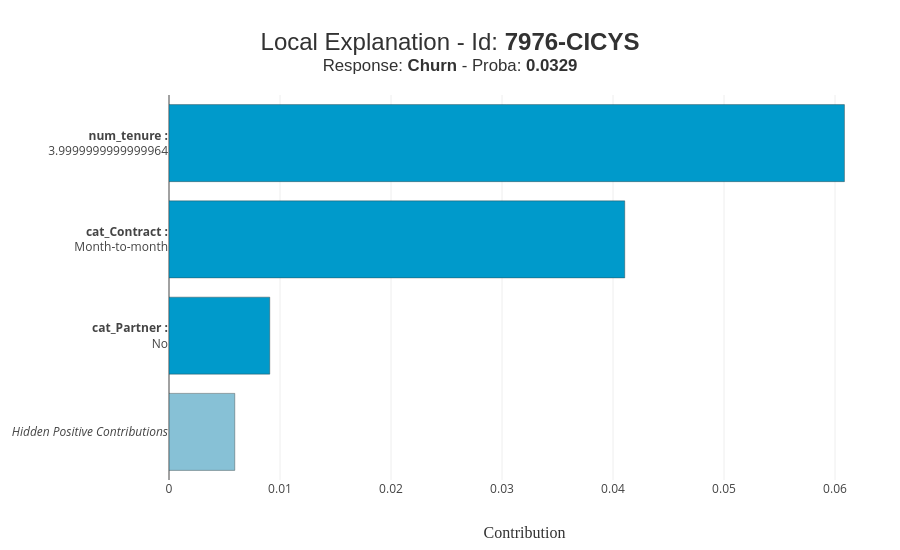

This figure's notebook cell:
### Code cell
xpl.plot.local_plot(index='7976-CICYS')

### Figure 1 — Plotly figure (JSON) as saved in the notebook; plotly's stock layout.template omitted (floating-point values rounded to 4 significant figures)
{"data": [{"customdata": ["<b>Hidden Positive Contributions</b>"], "hovertemplate": "%{customdata}<br />Contribution: %{x:.4f}<extra></extra>", "marker": {"color": "rgba(106, 178, 204, 0.8)", "line": {"color": "rgba(52, 55, 54, 0.8)", "width": 0.5}}, "orientation": "h", "showlegend": false, "type": "bar", "x": [0.005926], "y": ["<i>Hidden Positive Contributions</i>"]}, {"customdata": ["<b>cat_Partner :</b><br />No"], "hovertemplate": "%{customdata}<br />Contribution: %{x:.4f}<extra></extra>", "marker": {"color": "rgba(0, 154, 203, 1)", "line": {"color": "rgba(52, 55, 54, 0.8)", "width": 0.5}}, "orientation": "h", "showlegend": false, "type": "bar", "x": [0.009078], "y": ["<b>cat_Partner :</b><br />No"]}, {"customdata": ["<b>cat_Contract :</b><br />Month-to-month"], "hovertemplate": "%{customdata}<br />Contribution: %{x:.4f}<extra></extra>", "marker": {"color": "rgba(0, 154, 203, 1)", "line": {"color": "rgba(52, 55, 54, 0.8)", "width": 0.5}}, "orientation": "h", "showlegend": false, "type": "bar", "x": [0.04106], "y": ["<b>cat_Contract :</b><br />Month-to-month"]}, {"customdata": ["<b>num_tenure :</b><br />3.9999999999999964"], "hovertemplate": "%{customdata}<br />Contribution: %{x:.4f}<extra></extra>", "marker": {"color": "rgba(0, 154, 203, 1)", "line": {"color": "rgba(52, 55, 54, 0.8)", "width": 0.5}}, "orientation": "h", "showlegend": false, "type": "bar", "x": [0.06085], "y": ["<b>num_tenure :</b><br />3.9999999999999964"]}], "layout": {"barmode": "group", "height": 550, "hovermode": "closest", "margin": {"b": 70, "l": 150, "r": 20, "t": 95}, "title": {"font": {"color": "rgb(50, 50, 50)", "family": "Arial", "size": 24}, "text": "Local Explanation - Id: <b>7976-CICYS</b><br><sup>Response: <b>Churn</b> - Proba: <b>0.0329</b></sup>", "x": 0.5, "xanchor": "center", "y": 0.9091, "yanchor": "middle"}, "width": 900, "xaxis": {"title": {"font": {"color": "rgb(50, 50, 50)", "family": "Arial Black", "size": 16}, "text": "Contribution"}}, "yaxis": {"automargin": true, "dtick": 1, "title": {"font": {"color": "rgb(50, 50, 50)", "family": "Arial Black", "size": 16}}, "type": "category"}}}
